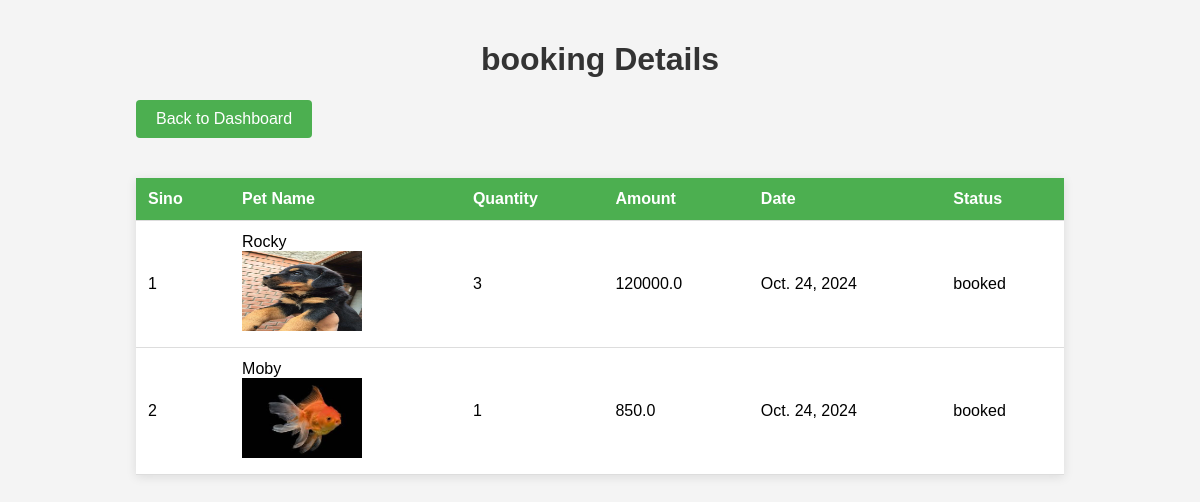
The app's page /view_bookings/ (signed in) with its own data.
### pet_app/models.py (models this page shows)
class BookingDetails(models.Model):
    Quantity = models.IntegerField()
    Status = models.CharField(max_length=30)
    PET = models.ForeignKey(Pet, on_delete=models.CASCADE)
    BOOK = models.ForeignKey(BookingTable, on_delete=models.CASCADE)

class Pet(models.Model):
    name = models.CharField(max_length=100,null=False)
    category = models.ForeignKey(Category,on_delete=models.CASCADE)
    pic = models.ImageField(upload_to='pet/',null=False)
    price = models.DecimalField(max_digits=10,decimal_places=2,null=True,blank=True)
    description =models.CharField(max_length=300,null=False)
    breed=models.CharField(max_length=200,null=False)
    color=models.CharField(max_length=100,null=False)
    stock_level=models.IntegerField(null=False)
    age=models.CharField(max_length=100,null=False)
    vaccination = models.CharField(max_length=300,null=True)

class BookingTable(models.Model):
    Date = models.DateField()
    Status = models.CharField(max_length=20)
    Total = models.FloatField()
    USER = models.ForeignKey(User, on_delete=models.CASCADE)

### pet_app/views.py (the view)
# urls.py: path('view_bookings/', views.view_bookings, name="view_bookings"),
def view_bookings(request):
    booking_obj = BookingDetails.objects.filter(BOOK__USER_id=request.session['user_id'])
    print("^^^^^^^^^^^^^^", booking_obj)
    return render(request, "user/view_bookings.html",{'bookings': booking_obj })

### templates/user/view_bookings.html (shortened to what this page needs)
<!DOCTYPE html>
<html lang="en">
<head>
</head>
<body>
    <div class="container">
        <h1>booking Details</h1>
        <a href="/adm_home" class="btn-back">Back to Dashboard</a>
        <table>
            <thead>
                <tr>
                    <th>Sino</th>
                    <th>Pet Name</th>
                    <th>Quantity</th>
                    <th>Amount</th>
                    <th>Date</th>
                    <th>Status</th>
                </tr>
            </thead>
            <tbody>
                {% for booking in bookings %}
                <tr>
                    <td>{{ forloop.counter }}</td>
                    <td>{{ booking.PET.name }}<br>
                        <img src="{{booking.PET.pic.url}}" alt="error" width="120" height="80">
                    </td>
                    <td>{{ booking.Quantity }}</td>
                    <td>{{ booking.BOOK.Total }}</td>
                    <td>{{ booking.BOOK.Date }}</td>
                    <td>{{ booking.Status }}</td>
                </tr>
                {% empty %}
                <tr>
                    <td colspan="6">No bookings found</td>
                </tr>
                {% endfor %}
            </tbody>
        </table>
    </div>
</body>
</html>

### templates/user/view_bookings.html (style rules this page uses)
body { font-family: Arial, sans-serif; background-color: #f4f4f4; margin: 0; padding: 20px; }
h1 { text-align: center; color: #333; }
table { width: 100%; border-collapse: collapse; margin: 20px 0; background-color: white; box-shadow: 0 2px 10px rgba(0, 0, 0, 0.1); }
th, td { padding: 12px; text-align: left; border-bottom: 1px solid #ddd; }
th { background-color: #4CAF50; color: white; }
.container { width: 80%; margin: auto; }
.btn-back { background-color: #4CAF50; color: white; padding: 10px 20px; text-decoration: none; border-radius: 4px; display: inline-block; margin-bottom: 20px; }

### records on screen
BookingDetails: PET.name "Rocky", PET.pic (picture), Quantity "3", BOOK.Total "120000.0", BOOK.Date "Oct. 24, 2024", Status "booked"
BookingDetails: PET.name "Moby", PET.pic (picture), Quantity "1", BOOK.Total "850.0", BOOK.Date "Oct. 24, 2024", Status "booked"
